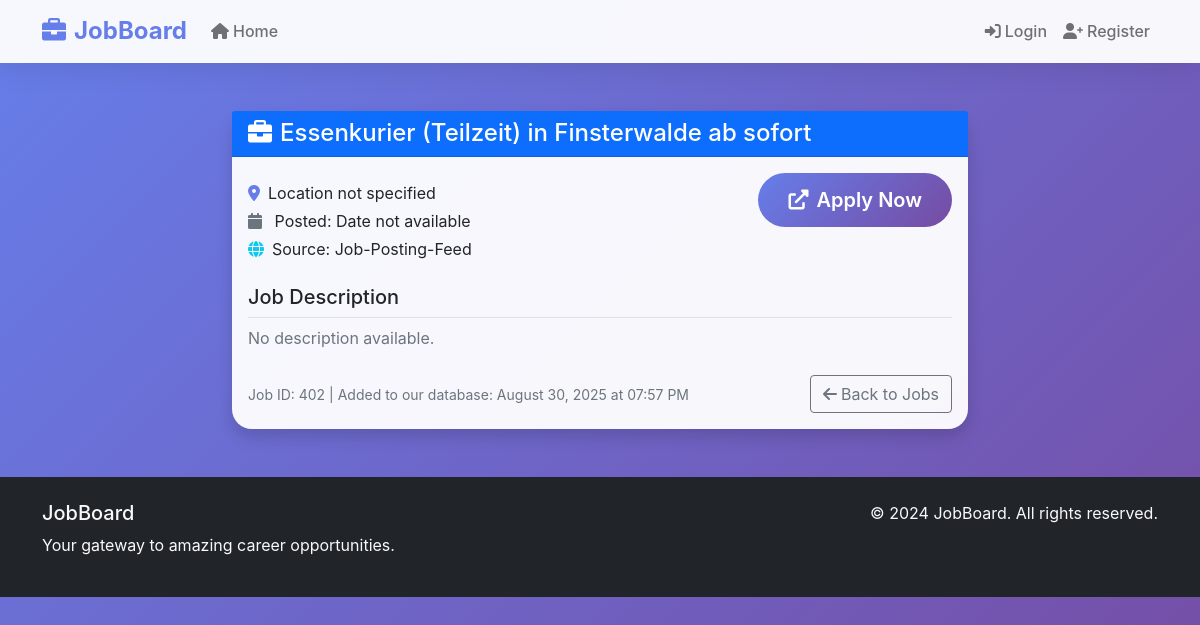
The app's page /job/402 with its own data.
### app/models.py (models this page shows, shortened)
class Job(db.Model):
    id = db.Column(db.Integer, primary_key=True)
    title = db.Column(db.String(200), nullable=False)
    company = db.Column(db.String(100), nullable=False)
    location = db.Column(db.String(100))
    description = db.Column(db.Text)
    url = db.Column(db.String(500), unique=True, nullable=False)
    date_posted = db.Column(db.DateTime)
    created_at = db.Column(db.DateTime, default=datetime.utcnow)
    source = db.Column(db.String(50))  # e.g., 'linkedin', 'indeed'

### app/main/routes.py (the view)
@bp.route('/job/<int:id>')
def job_detail(id):
    job = Job.query.get_or_404(id)
    return render_template('main/job_detail.html', title=job.title, job=job)

### app/templates/main/job_detail.html (shortened to what this page needs)
{% extends "base.html" %}
{% block content %}
<div class="container mt-5">
    <div class="row">
        <div class="col-lg-8 mx-auto">
            <div class="card shadow animate__animated animate__fadeInUp">
                <div class="card-header bg-primary text-white">
                    <h4 class="mb-0"><i class="fas fa-briefcase me-2"></i>{{ job.title }}</h4>
                </div>
                <div class="card-body">
                    <div class="row mb-4">
                        <div class="col-md-6">
                            <p class="mb-1">
                                <i class="fas fa-map-marker-alt text-primary me-2"></i>{{ job.location or 'Location not specified' }}
                            </p>
                            <p class="mb-1">
                                <i class="fas fa-calendar text-secondary me-2"></i>
                                Posted: {{ job.date_posted.strftime('%B %d, %Y') if job.date_posted else 'Date not available' }}
                            </p>
                            <p class="mb-0">
                                <i class="fas fa-globe text-info me-2"></i>Source: {{ job.source.title() }}
                            </p>
                        </div>
                        <div class="col-md-6 text-md-end">
                            <a href="{{ job.url }}" target="_blank" class="btn btn-primary btn-lg">
                                <i class="fas fa-external-link-alt me-2"></i>Apply Now
                            </a>
                        </div>
                    </div>
                    <div class="mb-4">
                        <h5 class="border-bottom pb-2">Job Description</h5>
                        <div class="job-description">
                            {% if job.description %}
                            {{ job.description | safe }}
                            {% else %}
                            <p class="text-muted">No description available.</p>
                            {% endif %}
                        </div>
                    </div>
                    <div class="d-flex justify-content-between align-items-center">
                        <small class="text-muted">
                            Job ID: {{ job.id }} | Added to our database: {{ job.created_at.strftime('%B %d, %Y at %I:%M %p') }}
                        </small>
                        <a href="{{ url_for('main.index') }}" class="btn btn-outline-secondary">
                            <i class="fas fa-arrow-left me-1"></i>Back to Jobs
                        </a>
                    </div>
                </div>
            </div>
        </div>
    </div>
</div>
{% endblock %}

### app/templates/base.html (style rules this page uses)
:root { --primary-gradient: linear-gradient(135deg, #667eea 0%, #764ba2 100%); --secondary-gradient: linear-gradient(135deg, #f093fb 0%, #f5576c 100%); --success-gradient: linear-gradient(135deg, #4facfe 0%, #00f2fe 100%); --warning-gradient: linear-gradient(135deg, #43e97b 0%, #38f9d7 100%); }
body { background: var(--primary-gradient); min-height: 100vh; font-family: 'Inter', -apple-system, BlinkMacSystemFont, sans-serif; }
.card { border: none; border-radius: 20px; box-shadow: 0 15px 35px rgba(0,0,0,0.1); transition: all 0.4s cubic-bezier(0.175, 0.885, 0.32, 1.275); backdrop-filter: blur(10px); background: rgba(255, 255, 255, 0.95); }
.btn-primary { background: var(--primary-gradient); border: none; border-radius: 50px; padding: 12px 30px; font-weight: 600; transition: all 0.3s ease; position: relative; overflow: hidden; }
.btn-primary::before { content: ''; position: absolute; top: 0; left: -100%; width: 100%; height: 100%; background: linear-gradient(90deg, transparent, rgba(255,255,255,0.2), transparent); transition: left 0.5s; }
.text-primary { color: #667eea !important; }

### app/templates/main/job_detail.html (style rules this page uses)
.job-description { line-height: 1.6; }
.job-description p { margin-bottom: 1rem; }

### records on screen
Job: title "Essenkurier (Teilzeit) in Finsterwalde ab sofort", location "Location not specified", date_posted "Date not available", source "Job-Posting-Feed", id "402", created_at "August 30, 2025 at 07:57 PM"
